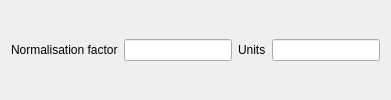
               <widget class="QWidget" name="widget_3" native="true">
                <layout class="QVBoxLayout" name="verticalLayout_9">
                 <item>
                  <layout class="QHBoxLayout" name="horizontalLayout_9">
                   <item>
                    <widget class="QLabel" name="label_29">
                     <property name="text">
                      <string>Normalisation factor</string>
                     </property>
                    </widget>
                   </item>
                   <item>
                    <widget class="QLineEdit" name="normalisation_factor_text_edit">
                     <property name="enabled">
                      <bool>true</bool>
                     </property>
                     <property name="readOnly">
                      <bool>true</bool>
                     </property>
                    </widget>
                   </item>
                   <item>
                    <widget class="QLabel" name="label_28">
                     <property name="text">
                      <string>Units</string>
                     </property>
                    </widget>
                   </item>
                   <item>
                    <widget class="QLineEdit" name="units_text_edit">
                     <property name="sizePolicy">
                      <sizepolicy hsizetype="Minimum" vsizetype="Fixed">
                       <horstretch>0</horstretch>
                       <verstretch>0</verstretch>
                      </sizepolicy>
                     </property>
                     <property name="text">
                      <string/>
                     </property>
                    </widget>
                   </item>
                  </layout>
                 </item>
                </layout>
               </widget>
